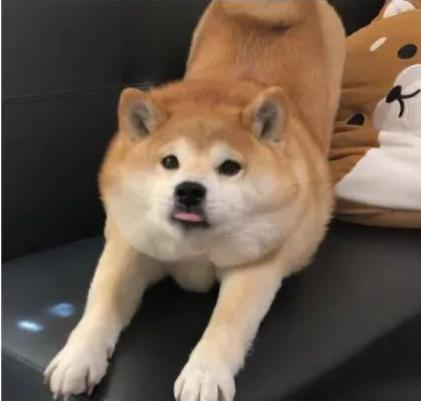
%> input picture 第五周/dog.jpg, 421 x 401 px
$ octave cp1.m   (GNU Octave 9; MATLAB toolbox functions it lacks are replaced by stand-ins)
%> lines starting %> are read from the running program, lines starting %| are printed output that depends on the picture
info = imfinfo('dog.jpg')
A = imread('dog.jpg');
%> A is the input picture: size 401x421x3 uint8; mean R, G, B 107.7, 91.1, 76.5
I = rgb2gray(A)
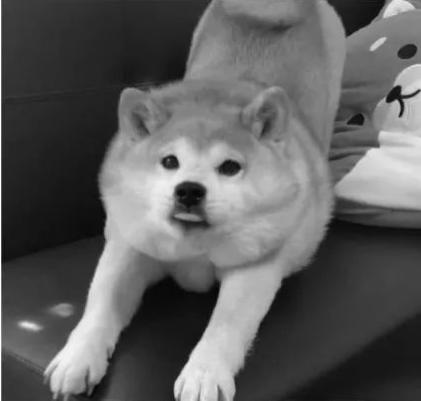
%> I: size 401x421 uint8; min 1, max 255, mean 94.4
I2=I(end:-1:1,:);%上下颠倒
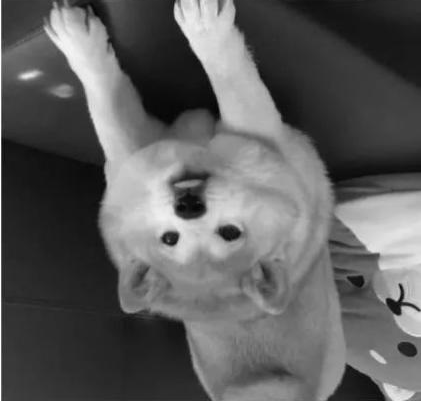
%> I2: size 401x421 uint8; min 1, max 255, mean 94.4; mean of the top-left, top-right, bottom-left and bottom-right quarters 91.9, 82.3, 73.1, 130.2
I3=I(end:-1:1,end:-1:1);%上下左右颠倒
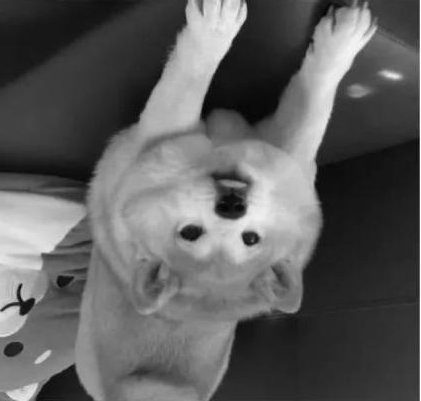
%> I3: size 401x421 uint8; min 1, max 255, mean 94.4; mean of the top-left, top-right, bottom-left and bottom-right quarters 82.1, 92.1, 130.1, 73.5
I4=I(100:200,150:350);%截取图像
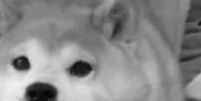
%> I4: size 101x201 uint8; min 4, max 240, mean 137.8
I5=I(1:2:end,1:2:end);%压缩图像
Noise1 = imnoise(A,'gaussian',0,0.007);%增加高斯噪声
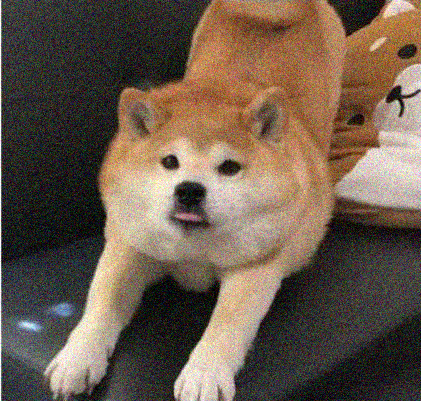
%> Noise1: size 401x421x3 uint8; mean R, G, B 107.9, 91.4, 76.9
Noise2 = imnoise(A,'salt & pepper');%增加椒盐噪声
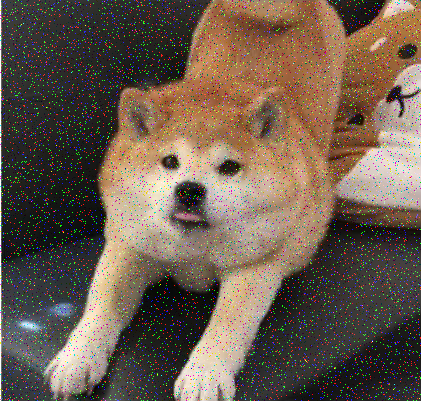
%> Noise2: size 401x421x3 uint8; mean R, G, B 108.8, 92.9, 79.1
subplot(331),imshow(A),title('原图')
subplot(332),imshow(I),title('灰度图')
subplot(333),imshow(I2),title('上下颠倒')
subplot(334),imshow(I3),title('上下左右颠倒')
subplot(335),imshow(I4),title('截取图像')
subplot(336),imshow(I5),title('压缩图像')
subplot(337),imshow(Noise1),title('高斯噪声')
subplot(338),imshow(Noise2),title('椒盐噪声')
